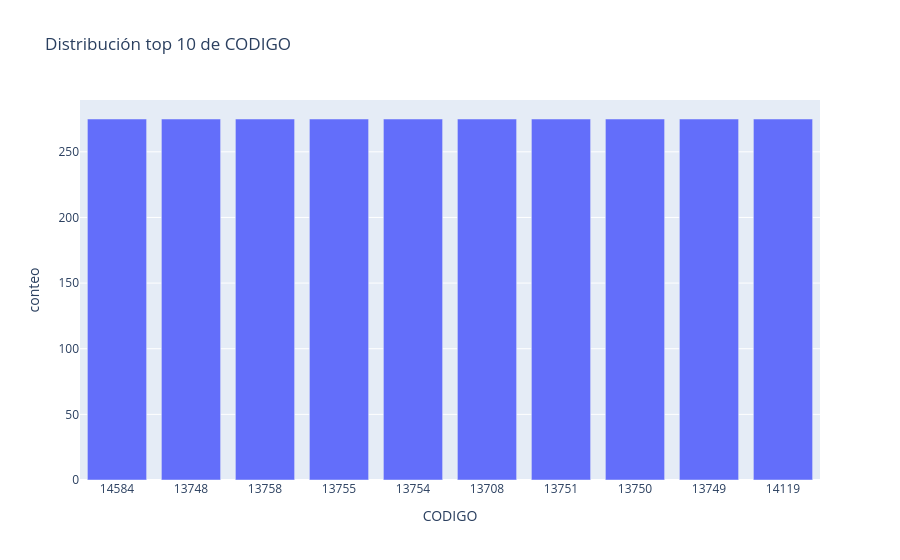
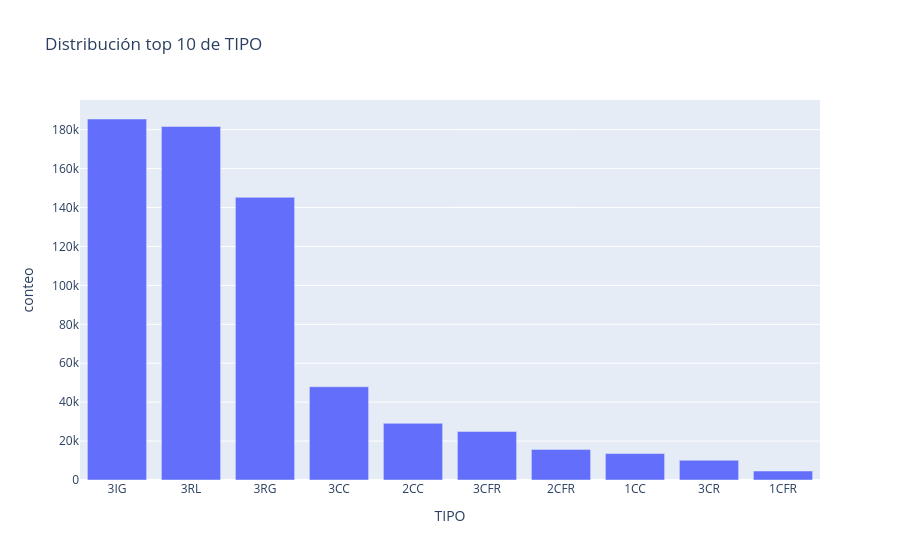
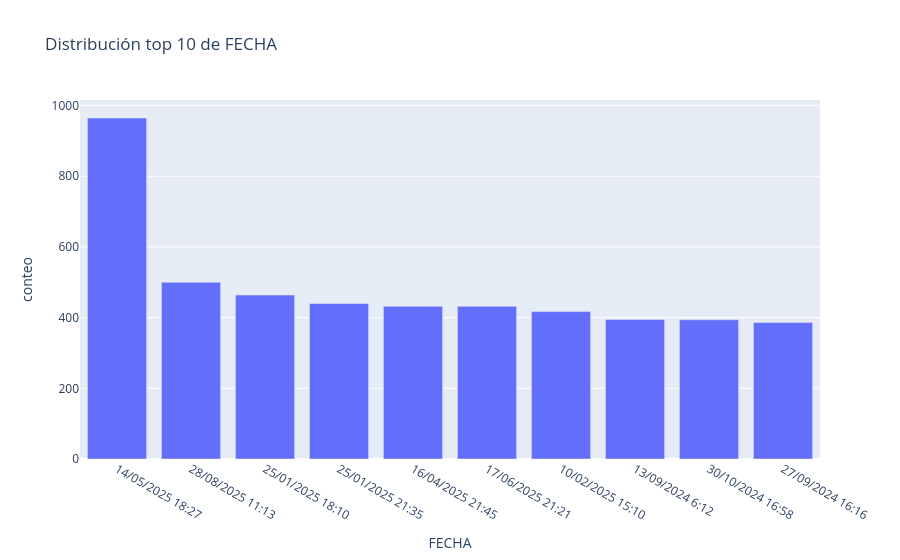
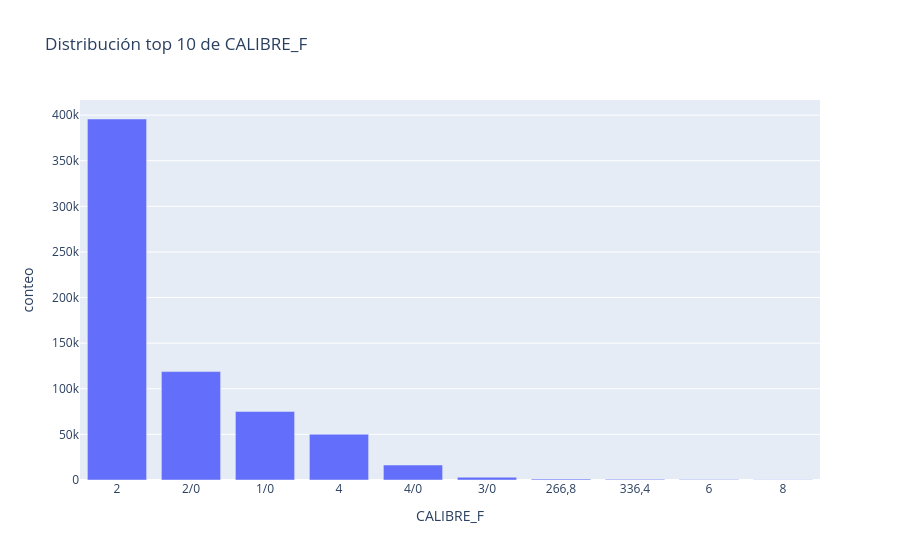

The code cell stored with these charts, in order, in its notebook:
### Code cell
# -----------------------------------------------------------
# Frecuencias top de variables categóricas para entender densidad operacional
# -----------------------------------------------------------
if categorical_features:
    for col in categorical_features:
        freq_df = (
            df[col]
            .value_counts(dropna=False)  # keep NaN if you need them
            .head(10)
            .reset_index(name='conteo')
            .rename(columns={'index': col})
        )
        fig = px.bar(freq_df, x=col, y='conteo', title=f'Distribución top 10 de {col}')
        fig.update_layout(xaxis={'categoryorder': 'total descending'})
        fig.show()
else:
    print('No se detectaron columnas categóricas.')

### Figure 1 — Plotly figure (JSON) as saved in the notebook; plotly's stock layout.template omitted (floating-point values rounded to 4 significant figures)
{"data": [{"hovertemplate": "CODIGO=%{x}<br>conteo=%{y}<extra></extra>", "legendgroup": "", "marker": {"color": "#636efa", "pattern": {"shape": ""}}, "name": "", "orientation": "v", "showlegend": false, "textposition": "auto", "type": "bar", "x": ["14584", "13748", "13758", "13755", "13754", "13708", "13751", "13750", "13749", "14119"], "xaxis": "x", "y": [275, 275, 275, 275, 275, 275, 275, 275, 275, 275], "yaxis": "y"}], "layout": {"barmode": "relative", "legend": {"tracegroupgap": 0}, "title": {"text": "Distribución top 10 de CODIGO"}, "xaxis": {"anchor": "y", "categoryorder": "total descending", "domain": [0, 1], "title": {"text": "CODIGO"}}, "yaxis": {"anchor": "x", "domain": [0, 1], "title": {"text": "conteo"}}}}

### Figure 2 — Plotly figure (JSON) as saved in the notebook; plotly's stock layout.template omitted (floating-point values rounded to 4 significant figures)
{"data": [{"hovertemplate": "TIPO=%{x}<br>conteo=%{y}<extra></extra>", "legendgroup": "", "marker": {"color": "#636efa", "pattern": {"shape": ""}}, "name": "", "orientation": "v", "showlegend": false, "textposition": "auto", "type": "bar", "x": ["3IG", "3RL", "3RG", "3CC", "2CC", "3CFR", "2CFR", "1CC", "3CR", "1CFR"], "xaxis": "x", "y": [185490, 181646, 145245, 47941, 29120, 24899, 15732, 13591, 10156, 4620], "yaxis": "y"}], "layout": {"barmode": "relative", "legend": {"tracegroupgap": 0}, "title": {"text": "Distribución top 10 de TIPO"}, "xaxis": {"anchor": "y", "categoryorder": "total descending", "domain": [0, 1], "title": {"text": "TIPO"}}, "yaxis": {"anchor": "x", "domain": [0, 1], "title": {"text": "conteo"}}}}

### Figure 3 — Plotly figure (JSON) as saved in the notebook; plotly's stock layout.template omitted (floating-point values rounded to 4 significant figures)
{"data": [{"hovertemplate": "FECHA=%{x}<br>conteo=%{y}<extra></extra>", "legendgroup": "", "marker": {"color": "#636efa", "pattern": {"shape": ""}}, "name": "", "orientation": "v", "showlegend": false, "textposition": "auto", "type": "bar", "x": ["14/05/2025 18:27", "28/08/2025 11:13", "25/01/2025 18:10", "25/01/2025 21:35", "16/04/2025 21:45", "17/06/2025 21:21", "10/02/2025 15:10", "13/09/2024 6:12", "30/10/2024 16:58", "27/09/2024 16:16"], "xaxis": "x", "y": [965, 500, 464, 440, 432, 432, 417, 395, 394, 386], "yaxis": "y"}], "layout": {"barmode": "relative", "legend": {"tracegroupgap": 0}, "title": {"text": "Distribución top 10 de FECHA"}, "xaxis": {"anchor": "y", "categoryorder": "total descending", "domain": [0, 1], "title": {"text": "FECHA"}}, "yaxis": {"anchor": "x", "domain": [0, 1], "title": {"text": "conteo"}}}}

### Figure 4 — Plotly figure (JSON) as saved in the notebook; plotly's stock layout.template omitted (floating-point values rounded to 4 significant figures)
{"data": [{"hovertemplate": "CALIBRE_F=%{x}<br>conteo=%{y}<extra></extra>", "legendgroup": "", "marker": {"color": "#636efa", "pattern": {"shape": ""}}, "name": "", "orientation": "v", "showlegend": false, "textposition": "auto", "type": "bar", "x": ["2", "2/0", "1/0", "4", "4/0", "3/0", "266,8", "336,4", "6", "8"], "xaxis": "x", "y": [395739, 118831, 75194, 50141, 16408, 3041, 1009, 712, 482, 189], "yaxis": "y"}], "layout": {"barmode": "relative", "legend": {"tracegroupgap": 0}, "title": {"text": "Distribución top 10 de CALIBRE_F"}, "xaxis": {"anchor": "y", "categoryorder": "total descending", "domain": [0, 1], "title": {"text": "CALIBRE_F"}}, "yaxis": {"anchor": "x", "domain": [0, 1], "title": {"text": "conteo"}}}}
